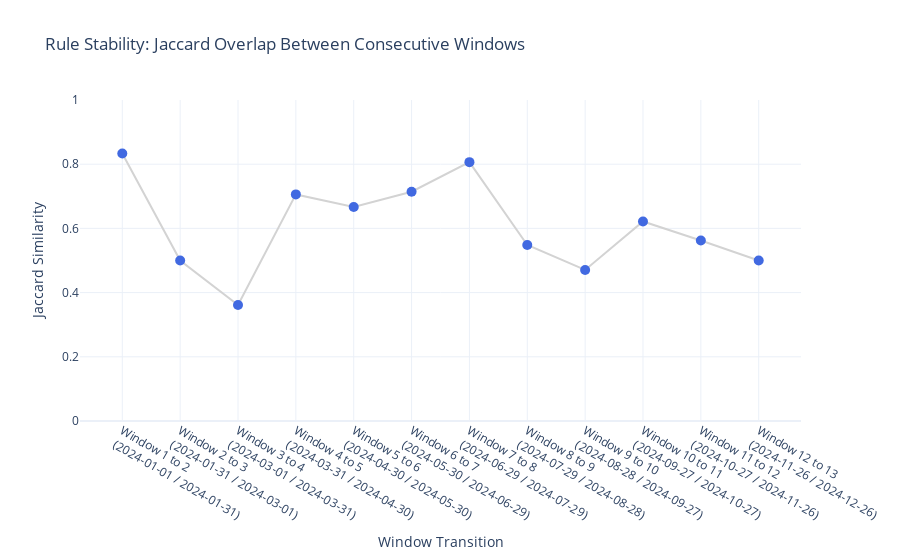

Notebook source saved alongside this figure:
### Markdown cell above
### Visualize Rule Stability Over Time

Show a line chart of the Jaccard similarity of top-K rules between consecutive rolling windows to visualize the temporal stability of discovered patterns.

### Code cell
def plot_stability_analysis(stability_analysis: dict, window_results: list):
    """
    Generates and displays a line chart showing the Jaccard similarity
    between consecutive windows.
    """
    if not stability_analysis or not stability_analysis.get('overlaps'):
        print("Cannot plot stability: No overlap data available.")
        return

    overlaps = stability_analysis['overlaps']
    
    # Create labels for the x-axis representing the window transitions
    window_labels = []
    for i in range(len(window_results) - 1):
        start1 = pd.to_datetime(window_results[i]['window_start']).strftime('%Y-%m-%d')
        start2 = pd.to_datetime(window_results[i+1]['window_start']).strftime('%Y-%m-%d')
        window_labels.append(f"Window {i+1} to {i+2}<br>({start1} / {start2})")

    fig = go.Figure(data=go.Scatter(
        x=window_labels,
        y=overlaps,
        mode='lines+markers',
        marker=dict(color='royalblue', size=10),
        line=dict(color='lightgray', width=2)
    ))
    
    fig.update_layout(
        title='Rule Stability: Jaccard Overlap Between Consecutive Windows',
        xaxis_title='Window Transition',
        yaxis_title='Jaccard Similarity',
        yaxis=dict(range=[0, 1]),
        template='plotly_white'
    )
    fig.show()

# Visualize the stability analysis results
if 'STABILITY_ANALYSIS' in globals() and 'WINDOW_RESULTS' in globals():
    plot_stability_analysis(STABILITY_ANALYSIS, WINDOW_RESULTS)
else:
    print("No stability analysis results available to plot.")

### Figure 1 — Plotly figure (JSON) as saved in the notebook; plotly's stock layout.template omitted (floating-point values rounded to 4 significant figures)
{"data": [{"line": {"color": "lightgray", "width": 2}, "marker": {"color": "royalblue", "size": 10}, "mode": "lines+markers", "type": "scatter", "x": ["Window 1 to 2<br>(2024-01-01 / 2024-01-31)", "Window 2 to 3<br>(2024-01-31 / 2024-03-01)", "Window 3 to 4<br>(2024-03-01 / 2024-03-31)", "Window 4 to 5<br>(2024-03-31 / 2024-04-30)", "Window 5 to 6<br>(2024-04-30 / 2024-05-30)", "Window 6 to 7<br>(2024-05-30 / 2024-06-29)", "Window 7 to 8<br>(2024-06-29 / 2024-07-29)", "Window 8 to 9<br>(2024-07-29 / 2024-08-28)", "Window 9 to 10<br>(2024-08-28 / 2024-09-27)", "Window 10 to 11<br>(2024-09-27 / 2024-10-27)", "Window 11 to 12<br>(2024-10-27 / 2024-11-26)", "Window 12 to 13<br>(2024-11-26 / 2024-12-26)"], "y": [0.8333, 0.5, 0.3611, 0.7059, 0.6667, 0.7143, 0.8065, 0.5484, 0.4706, 0.6216, 0.5625, 0.5]}], "layout": {"title": {"text": "Rule Stability: Jaccard Overlap Between Consecutive Windows"}, "xaxis": {"title": {"text": "Window Transition"}}, "yaxis": {"range": [0, 1], "title": {"text": "Jaccard Similarity"}}}}
